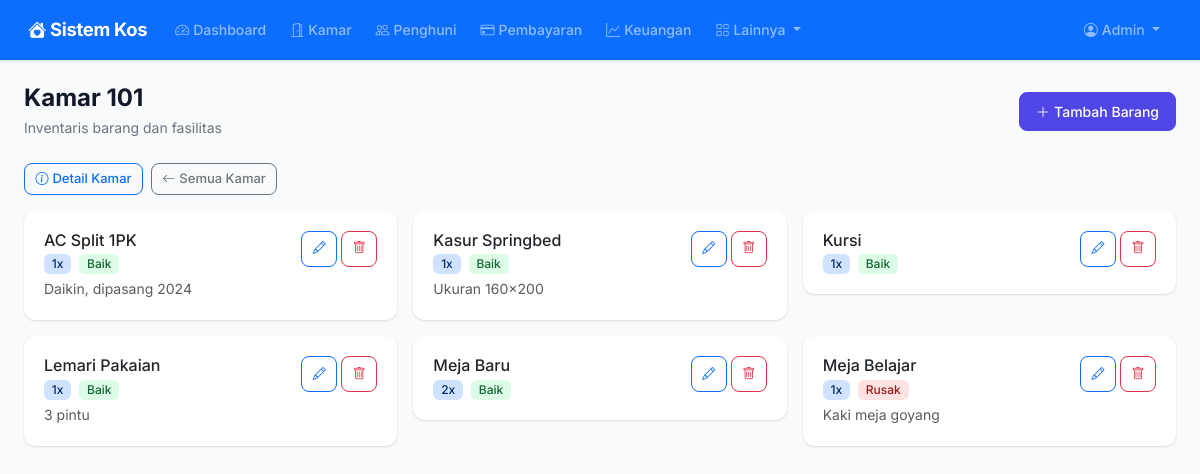
The page /inventaris/kamar/1 (signed in) on the database as committed earlier.
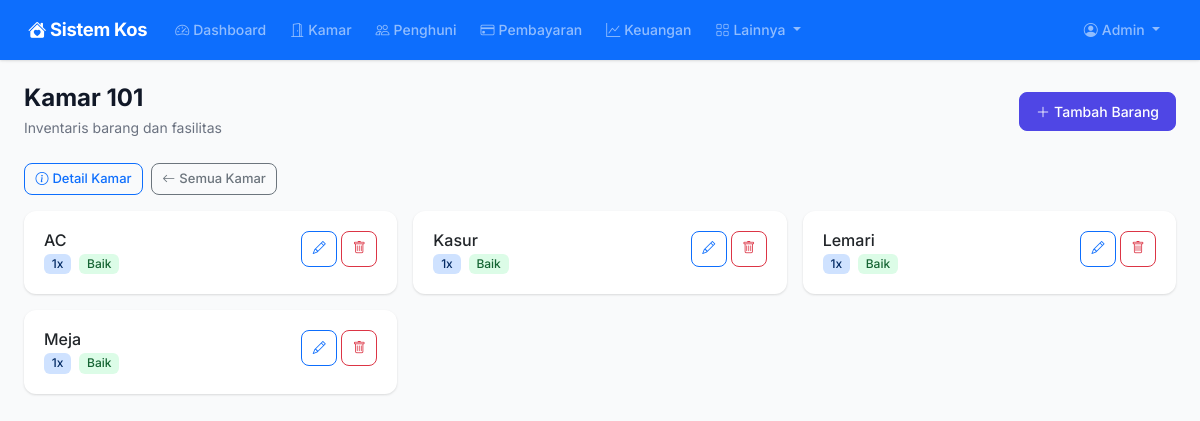
The same page on the database as committed later.
### models.py (models this page shows)
class RoomItem(db.Model):
    __tablename__ = "room_items"
    id = db.Column(db.Integer, primary_key=True)
    room_id = db.Column(db.Integer, db.ForeignKey("rooms.id"), nullable=False)
    nama = db.Column(db.String(150), nullable=False)
    jumlah = db.Column(db.Integer, default=1)
    kondisi = db.Column(db.String(50), default="baik")
    catatan = db.Column(db.Text)
    created_at = db.Column(db.DateTime, default=datetime.utcnow)
    room = db.relationship("Room", backref="items")

### routes/inventory.py (the view)
@inventory_bp.route("/kamar/<int:room_id>")
@login_required
def room_items(room_id):
    if current_user.role not in ("admin", "management"):
        return redirect(url_for("dashboard.index"))
    room = Room.query.get_or_404(room_id)
    items = RoomItem.query.filter_by(room_id=room_id).order_by(RoomItem.nama).all()
    return render_template("inventory/items.html", room=room, items=items)

### app.py (called while the page is built)
def create_app():
    app = Flask(__name__)
    app.config.from_object("config.Config")
    db.init_app(app)
    login_manager.init_app(app)
    csrf.init_app(app)
    login_manager.login_view = "auth.login"
    login_manager.login_message = "Silakan login terlebih dahulu."
    from models import User
    @login_manager.user_loader
    def load_user(user_id):
        return User.query.get(int(user_id))
    @app.context_processor
    def inject_now():
        from datetime import datetime
        return {"now": datetime.now()}
    @app.context_processor
    def inject_utility():
        from datetime import date
        return {"date_today": date.today()}
    from routes import register_routes
    register_routes(app)
    with app.app_context():
        db.create_all()
    return app

### templates/inventory/items.html (shortened to what this page needs)
{% extends "base.html" %}
{% block content %}
<div class="page-header d-flex flex-wrap justify-content-between align-items-center">
    <div>
        <h1>Kamar {{ room.nomor_kamar }}</h1>
        <p>Inventaris barang dan fasilitas</p>
    </div>
    <a href="{{ url_for('inventory.add_item', room_id=room.id) }}" class="btn btn-primary">
        <i class="bi bi-plus-lg me-1"></i>Tambah Barang
    </a>
</div>
<div class="d-flex gap-2 mb-3">
    <a href="{{ url_for('rooms.detail', id=room.id) }}" class="btn btn-outline-primary btn-sm">
        <i class="bi bi-info-circle me-1"></i>Detail Kamar
    </a>
    <a href="{{ url_for('inventory.index') }}" class="btn btn-outline-secondary btn-sm">
        <i class="bi bi-arrow-left me-1"></i>Semua Kamar
    </a>
</div>
{% if items %}
<div class="row g-3">
    {% for i in items %}
    <div class="col-md-6 col-lg-4">
        <div class="card border-0">
            <div class="card-body">
                <div class="d-flex justify-content-between align-items-start">
                    <div>
                        <h6 class="mb-1">{{ i.nama }}</h6>
                        <div class="d-flex align-items-center gap-2">
                            <span class="badge bg-primary-subtle text-primary-emphasis">{{ i.jumlah }}x</span>
                            {% set k = i.kondisi|lower %}
                            {% if k == 'baik' %}
                            <span class="badge badge-success">Baik</span>
                            {% elif k == 'rusak' %}
                            <span class="badge badge-danger">Rusak</span>
                            {% elif k == 'perlu_perbaikan' or k == 'perlu perbaikan' %}
                            <span class="badge badge-warning">Perlu Perbaikan</span>
                            {% else %}
                            <span class="badge badge-secondary">{{ i.kondisi }}</span>
                            {% endif %}
                        </div>
                        {% if i.catatan %}
                        <small class="text-muted d-block mt-1">{{ i.catatan }}</small>
                        {% endif %}
                    </div>
                    <div class="d-flex gap-1">
                        <a href="{{ url_for('inventory.edit_item', id=i.id) }}" class="btn btn-sm btn-outline-primary btn-icon">
                            <i class="bi bi-pencil"></i>
                        </a>
                        <a href="{{ url_for('inventory.delete_item', id=i.id) }}" class="btn btn-sm btn-outline-danger btn-icon"
                           onclick="return confirm('Hapus {{ i.nama }}?')">
                            <i class="bi bi-trash"></i>
                        </a>
                    </div>
                </div>
            </div>
        </div>
    </div>
    {% endfor %}
</div>
{% endif %}
{% endblock %}

Rows that differ between the two databases and show on the page:
removed RoomItem: nama "AC Split 1PK", jumlah "1", shows "Baik", catatan "Daikin, dipasang 2024"
removed RoomItem: nama "Kursi", jumlah "1", shows "Baik"
removed RoomItem: nama "Lemari Pakaian", jumlah "1", shows "Baik", catatan "3 pintu"
removed RoomItem: nama "Meja Baru", jumlah "2", shows "Baik"
removed RoomItem: nama "Meja Belajar", jumlah "1", shows "Rusak", catatan "Kaki meja goyang"
added RoomItem: nama "AC", jumlah "1", shows "Baik"
changed RoomItem: nama "Kasur Springbed" → "Kasur"; catatan "Ukuran 160x200" → (not shown)
added RoomItem: nama "Lemari", jumlah "1", shows "Baik"
added RoomItem: nama "Meja", jumlah "1", shows "Baik"
